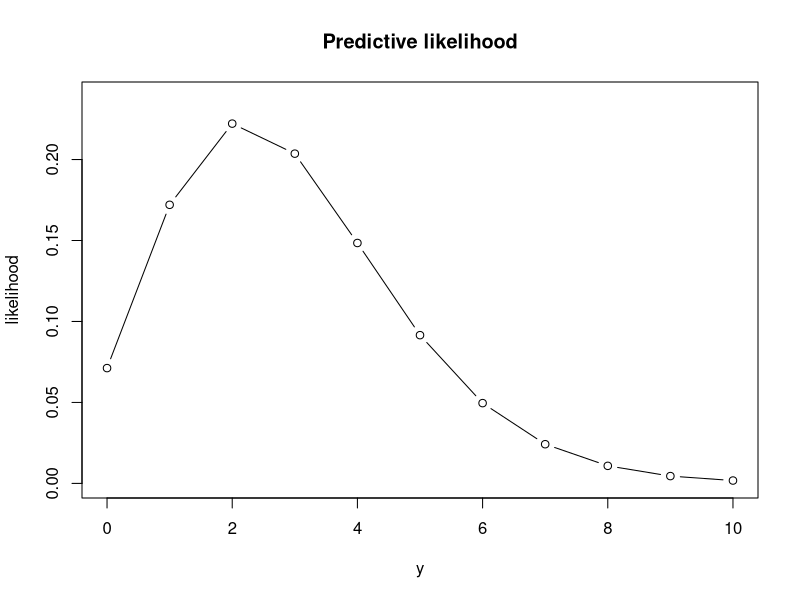

Generate this figure with R:
# Example 16.2                         
# Poisson data:

x<-c(3, 2, 5, 0 ,4)
  n<- length(x)
  mu<- seq(.1,10,length=100)
  ll<- -n*mu + sum(x)*log(mu)
  like<- exp(ll-max(ll))

# Prediction
y<- seq(1,10)
  ly<- log(y)
  y<- c(0,y)
  sumly<- c(0,cumsum(ly)) # ======= add 0!=1 for y=0 ==> log y!=0
  thetay<- (y+sum(x))/(n+1)
ll <- -(n+1)*thetay + (y+sum(x))*log(thetay) - sumly
  ll<- exp(ll-max(ll))
  like<- ll/sum(ll)

# plug-in
gy <- dpois(y,mean(x))

plot(y,like,xlab='y',
  ylab='likelihood',type='b',ylim=range(c(like,gy)))
  #lines(y,gy,lty='dotted',lwd=1.5)
  title('Predictive likelihood',cex=.7)

print(round(100-cumsum(like)*100,1))
